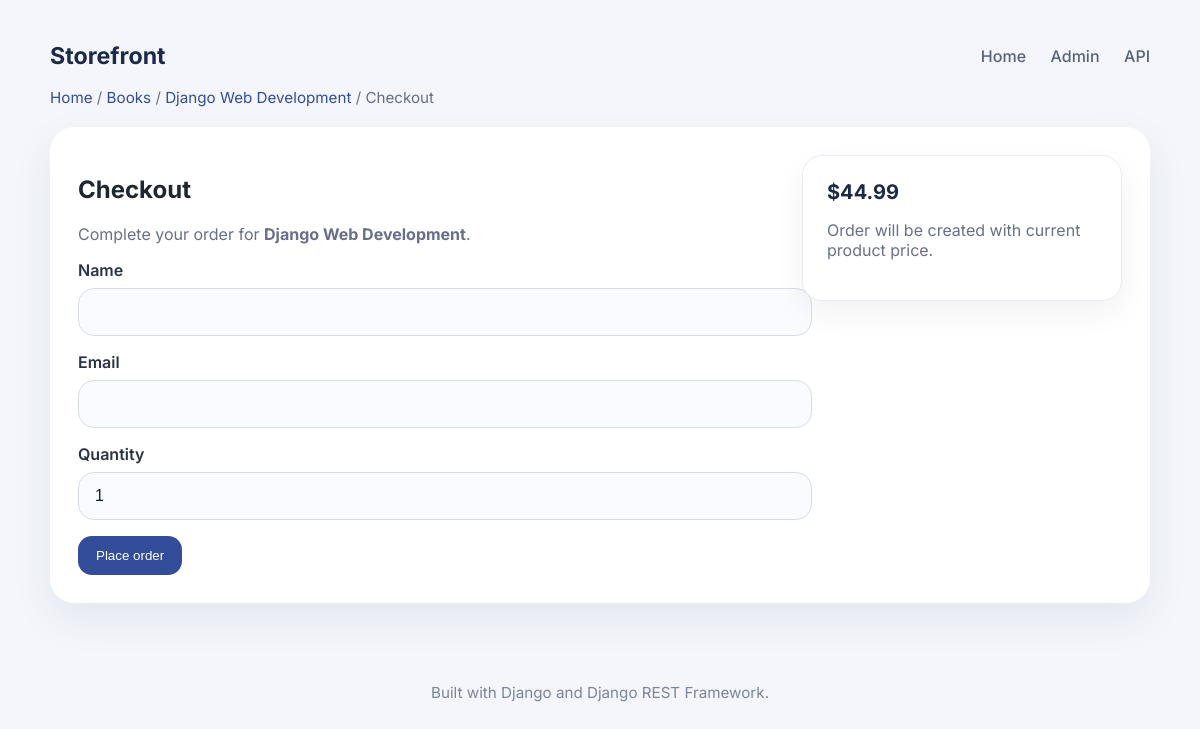
The app's page /checkout/django-web-development/ with its own data.
### store/models.py (models this page shows, shortened)
class Product(models.Model):
    category = models.ForeignKey(Category, related_name='products', on_delete=models.CASCADE)
    name = models.CharField(max_length=200)
    slug = models.SlugField(max_length=220, unique=True)
    description = models.TextField(blank=True)
    price = models.DecimalField(max_digits=10, decimal_places=2)
    inventory = models.PositiveIntegerField(default=0)
    is_active = models.BooleanField(default=True)
    created_at = models.DateTimeField(auto_now_add=True)
    updated_at = models.DateTimeField(auto_now=True)
    class Meta:
        ordering = ['name']

class Category(models.Model):
    name = models.CharField(max_length=100)
    slug = models.SlugField(max_length=120, unique=True)
    class Meta:
        ordering = ['name']

### store/views.py (the view)
# urls.py: path('checkout/<slug:slug>/', views.checkout, name='checkout'),
def checkout(request, slug):
    product = get_object_or_404(Product, slug=slug, is_active=True)
    if request.method == 'POST':
        form = OrderForm(request.POST)
        if form.is_valid():
            order = Order.objects.create(
                customer_name=form.cleaned_data['customer_name'],
                customer_email=form.cleaned_data['customer_email'],
                status='draft',
            )
            order.items.create(
                product=product,
                quantity=form.cleaned_data['quantity'],
                unit_price=product.price,
            )
            return redirect(reverse('store:order_success', args=[order.id]))
    else:
        form = OrderForm()
    return render(request, 'store/checkout.html', {
        'product': product,
        'form': form,
    })

### store/forms.py
class OrderForm(forms.Form):
    customer_name = forms.CharField(max_length=200, label='Your name')
    customer_email = forms.EmailField(label='Your email')
    quantity = forms.IntegerField(min_value=1, initial=1, label='Quantity')

### store_api/cors.py (called while the page is built)
    def __call__(self, request):
        if request.method == 'OPTIONS':
            response = HttpResponse()
        else:
            response = self.get_response(request)
        origin = request.headers.get('Origin')
        if origin in self.allowed_origins:
            response['Access-Control-Allow-Origin'] = origin
            response['Access-Control-Allow-Credentials'] = 'true'
            response['Access-Control-Allow-Headers'] = 'authorization, content-type'
            response['Access-Control-Allow-Methods'] = 'GET, POST, PUT, PATCH, DELETE, OPTIONS'
        return response

### store/templates/store/checkout.html (shortened to what this page needs)
{% extends 'store/base.html' %}
{% block content %}
<div class="breadcrumbs"><a href="{% url 'store:home' %}">Home</a> / <a href="{% url 'store:category_products' product.category.slug %}">{{ product.category.name }}</a> / <a href="{% url 'store:product_detail' product.slug %}">{{ product.name }}</a> / Checkout</div>
<div class="section" style="display:grid; gap:24px; grid-template-columns:1fr 320px; align-items:start;">
    <div>
        <h2>Checkout</h2>
        <p class="text-muted">Complete your order for <strong>{{ product.name }}</strong>.</p>
        <form method="post">
            <label for="id_customer_name">Name</label>
            {{ form.customer_name }}
            <label for="id_customer_email">Email</label>
            {{ form.customer_email }}
            <label for="id_quantity">Quantity</label>
            {{ form.quantity }}
            <button class="button" type="submit">Place order</button>
        </form>
    </div>
    <div class="card" style="padding:24px;">
        <div class="product-price">${{ product.price }}</div>
        <p class="text-muted">Order will be created with current product price.</p>
    </div>
</div>
{% endblock %}

### store/templates/store/base.html (style rules this page uses)
body { margin:0; font-family:'Inter',sans-serif; background:#f4f6fb; color:#1d2731; }
.hero, .section { background:#fff; border-radius:24px; padding:28px; box-shadow:0 16px 40px rgba(31,55,86,.08); margin-bottom:24px; }
.card { background:#fff; border-radius:20px; border:1px solid #e8ecf6; overflow:hidden; box-shadow:0 12px 30px rgba(29,39,49,.06); }
.button, .btn { display:inline-flex; align-items:center; justify-content:center; padding:12px 18px; border-radius:14px; text-decoration:none; border:none; cursor:pointer; transition:.2s ease; }
.button { background:#334d9a; color:#fff; }
.text-muted { color:#677089; }
.product-price { font-size:1.25rem; font-weight:700; color:#1b2a49; }
form label { font-weight:600; display:block; margin-bottom:8px; color:#293247; }
form input, form textarea, form select { width:100%; padding:14px 16px; border:1px solid #d8dee7; border-radius:16px; background:#fafbff; font-size:1rem; color:#131f34; margin-bottom:16px; }
.breadcrumbs { color:#667085; font-size:.95rem; margin-bottom:20px; }
.breadcrumbs a { color:#334d9a; text-decoration:none; }

### records on screen
Product: category.name "Books", name "Django Web Development", price "44.99"
